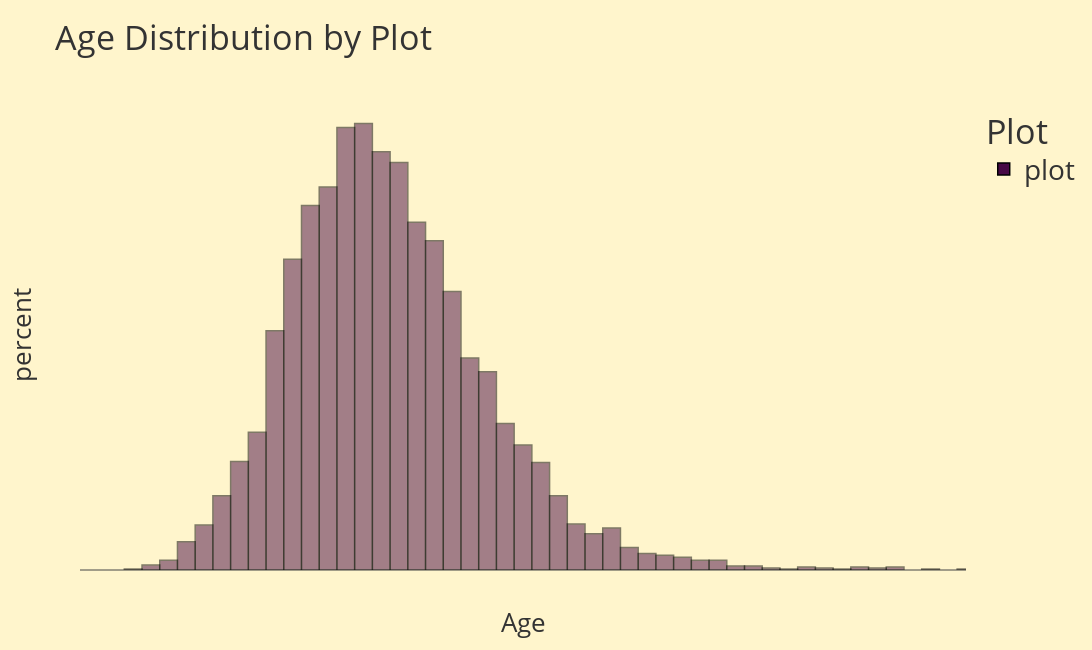
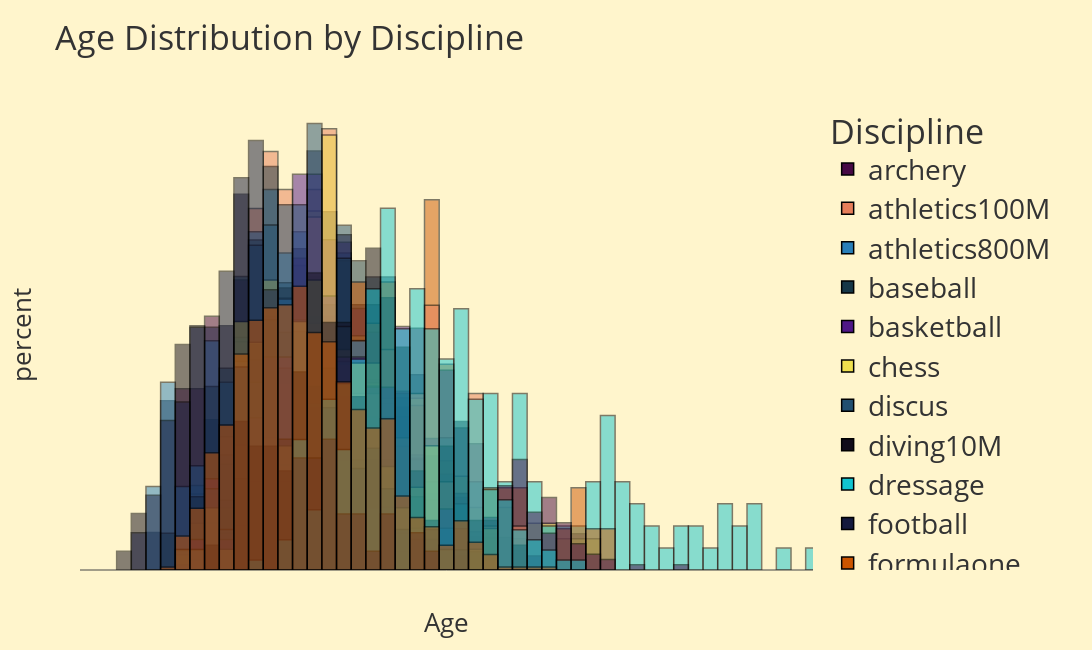
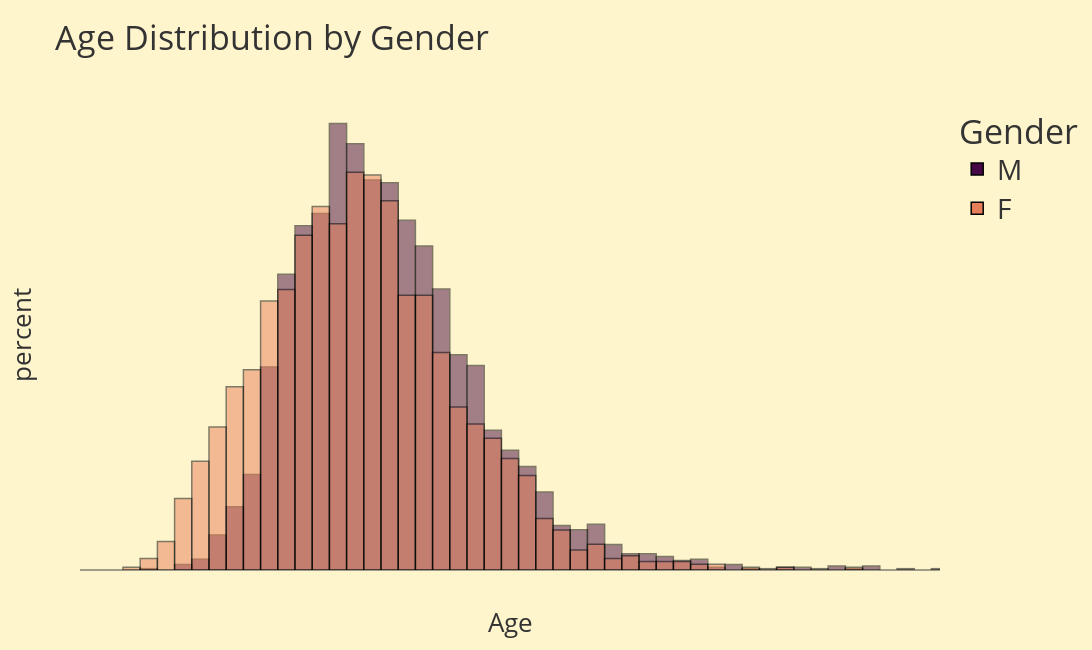

These figures' notebook cell, in order:
### Code cell
def plot_histogram(df, group_column, x_start=None, x_end=None, height=600, width=800, gender='both'):
    # Check if the provided group_column exists in the dataframe
    if group_column not in df.columns:
        print(f"Column '{group_column}' not found in dataframe.")
        return
    
    # Filter the dataframe based on the gender selection
    if gender in ['M', 'F']:
        filtered_df = df[df['gender'] == gender]
    else:
        filtered_df = df  # Keep all if 'both' is selected
    
    # Calculate median age for each group in the filtered dataframe
    medians = filtered_df.groupby(group_column)['age_at_peak'].median()
    
    # Plot histogram with each year as its own bin
    fig = px.histogram(
        filtered_df, 
        x='age_at_peak', 
        color=group_column, 
        nbins=x_end - x_start + 1 if x_start is not None and x_end is not None else None,
        title=f'Age Distribution by {group_column.capitalize()}',
        labels={'age_at_peak': 'Age', group_column: group_column.capitalize()},
        barmode='overlay',   
        histnorm='percent'   
    )
    
    # Apply styling for contiguous bars, transparency, and outline
    fig.update_traces(
        xbins=dict(size=1),  
        marker_line_width=1.5,  # Set the outline width
        marker_line_color='black',  # Set the outline color to black
        opacity=1
    )

    # Update layout, remove grid lines, and hide axis labels
    fig.update_layout(
        template='base', 
        height=height, 
        width=width,
        bargap=0,           
        bargroupgap=0,
        xaxis=dict(showgrid=False, showticklabels=False),  # Hide x-axis gridlines and labels
        yaxis=dict(showgrid=False, showticklabels=False)   # Hide y-axis gridlines and labels
    )

    # Set x-axis range if specified
    if x_start is not None and x_end is not None:
        fig.update_xaxes(range=[x_start, x_end], dtick=1)  
    
    # Display the plot
    fig.show()

# Add the 'plot' column, where it is True for 'dressage' and False for others
d_athletes['plot'] = 'plot'
plot_histogram(d_athletes, 'plot', x_start=10, x_end=60, height=650, width=1200, gender='both')
plot_histogram(d_athletes, 'discipline', x_start=10, x_end=60, height=650, width=1200, gender='both')
plot_histogram(d_athletes, 'gender', x_start=10, x_end=60, height=650, width=1200, gender='both')

### Figure 1 — Plotly figure (JSON) as saved in the notebook; plotly's stock layout.template omitted (floating-point values rounded to 4 significant figures; data arrays with more than 128 entries replaced by an {"elided": "..."} marker saying what was removed)
{"data": [{"alignmentgroup": "True", "bingroup": "x", "histnorm": "percent", "hovertemplate": "Plot=plot<br>Age=%{x}<br>percent=%{y}<extra></extra>", "legendgroup": "plot", "marker": {"color": "#470945", "line": {"color": "black", "width": 1.5}, "opacity": 0.5, "pattern": {"shape": ""}}, "name": "plot", "nbinsx": 51, "offsetgroup": "plot", "opacity": 1, "orientation": "v", "showlegend": true, "type": "histogram", "x": {"elided": "5606 int values"}, "xaxis": "x", "xbins": {"size": 1}, "yaxis": "y"}], "layout": {"bargap": 0, "bargroupgap": 0, "barmode": "overlay", "height": 650, "legend": {"title": {"text": "Plot"}, "tracegroupgap": 0}, "title": {"text": "Age Distribution by Plot"}, "width": 1200, "xaxis": {"anchor": "y", "domain": [0, 1], "dtick": 1, "range": [10, 60], "showgrid": false, "showticklabels": false, "title": {"text": "Age"}}, "yaxis": {"anchor": "x", "domain": [0, 1], "showgrid": false, "showticklabels": false, "title": {"text": "percent"}}}}

### Figure 2 — Plotly figure (JSON) as saved in the notebook; plotly's stock layout.template omitted (floating-point values rounded to 4 significant figures; data arrays with more than 128 entries replaced by an {"elided": "..."} marker saying what was removed)
{"data": [{"alignmentgroup": "True", "bingroup": "x", "histnorm": "percent", "hovertemplate": "Discipline=archery<br>Age=%{x}<br>percent=%{y}<extra></extra>", "legendgroup": "archery", "marker": {"color": "#470945", "line": {"color": "black", "width": 1.5}, "opacity": 0.5, "pattern": {"shape": ""}}, "name": "archery", "nbinsx": 51, "offsetgroup": "archery", "opacity": 1, "orientation": "v", "showlegend": true, "type": "histogram", "x": [19, 27, 27, 20, 20, 34, 19, 22, 38, 28, 31, 22, 26, 18, 30, 20, 18, 18, 21, 21, 24, 31, 24, 22, 21, 42, 17, 27, 33, 32, 31, 28, 22, 23, 27, 28, 21, 33, 36, 32, 36, 27, 42, 44, 34, 23, 26, 21, 31, 26, 28, 17, 18, 23, 17, 18, 17, 23, 21, 23, 26, 19, 29, 17, 20, 29, 21, 19, 33, 27, 25, 23, 24, 24, 19, 29, 28, 28, 19, 27, 23, 21, 19, 24], "xaxis": "x", "xbins": {"size": 1}, "yaxis": "y"}, {"alignmentgroup": "True", "bingroup": "x", "histnorm": "percent", "hovertemplate": "Discipline=athletics100M<br>Age=%{x}<br>percent=%{y}<extra></extra>", "legendgroup": "athletics100M", "marker": {"color": "#E67E5A", "line": {"color": "black", "width": 1.5}, "opacity": 0.5, "pattern": {"shape": ""}}, "name": "athletics100M", "nbinsx": 51, "offsetgroup": "athletics100M", "opacity": 1, "orientation": "v", "showlegend": true, "type": "histogram", "x": {"elided": "160 int values"}, "xaxis": "x", "xbins": {"size": 1}, "yaxis": "y"}, {"alignmentgroup": "True", "bingroup": "x", "histnorm": "percent", "hovertemplate": "Discipline=athletics800M<br>Age=%{x}<br>percent=%{y}<extra></extra>", "legendgroup": "athletics800M", "marker": {"color": "#297FB9", "line": {"color": "black", "width": 1.5}, "opacity": 0.5, "pattern": {"shape": ""}}, "name": "athletics800M", "nbinsx": 51, "offsetgroup": "athletics800M", "opacity": 1, "orientation": "v", "showlegend": true, "type": "histogram", "x": {"elided": "144 int values"}, "xaxis": "x", "xbins": {"size": 1}, "yaxis": "y"}, {"alignmentgroup": "True", "bingroup": "x", "histnorm": "percent", "hovertemplate": "Discipline=baseball<br>Age=%{x}<br>percent=%{y}<extra></extra>", "legendgroup": "baseball", "marker": {"color": "#163748", "line": {"color": "black", "width": 1.5}, "opacity": 0.5, "pattern": {"shape": ""}}, "name": "baseball", "nbinsx": 51, "offsetgroup": "baseball", "opacity": 1, "orientation": "v", "showlegend": true, "type": "histogram", "x": {"elided": "187 int values"}, "xaxis": "x", "xbins": {"size": 1}, "yaxis": "y"}, {"alignmentgroup": "True", "bingroup": "x", "histnorm": "percent", "hovertemplate": "Discipline=basketball<br>Age=%{x}<br>percent=%{y}<extra></extra>", "legendgroup": "basketball", "marker": {"color": "#4F1787", "line": {"color": "black", "width": 1.5}, "opacity": 0.5, "pattern": {"shape": ""}}, "name": "basketball", "nbinsx": 51, "offsetgroup": "basketball", "opacity": 1, "orientation": "v", "showlegend": true, "type": "histogram", "x": {"elided": "1152 int values"}, "xaxis": "x", "xbins": {"size": 1}, "yaxis": "y"}, {"alignmentgroup": "True", "bingroup": "x", "histnorm": "percent", "hovertemplate": "Discipline=chess<br>Age=%{x}<br>percent=%{y}<extra></extra>", "legendgroup": "chess", "marker": {"color": "#EFE04E", "line": {"color": "black", "width": 1.5}, "opacity": 0.5, "pattern": {"shape": ""}}, "name": "chess", "nbinsx": 51, "offsetgroup": "chess", "opacity": 1, "orientation": "v", "showlegend": true, "type": "histogram", "x": {"elided": "195 int values"}, "xaxis": "x", "xbins": {"size": 1}, "yaxis": "y"}, {"alignmentgroup": "True", "bingroup": "x", "histnorm": "percent", "hovertemplate": "Discipline=discus<br>Age=%{x}<br>percent=%{y}<extra></extra>", "legendgroup": "discus", "marker": {"color": "#214F70", "line": {"color": "black", "width": 1.5}, "opacity": 0.5, "pattern": {"shape": ""}}, "name": "discus", "nbinsx": 51, "offsetgroup": "discus", "opacity": 1, "orientation": "v", "showlegend": true, "type": "histogram", "x": {"elided": "159 int values"}, "xaxis": "x", "xbins": {"size": 1}, "yaxis": "y"}, {"alignmentgroup": "True", "bingroup": "x", "histnorm": "percent", "hovertemplate": "Discipline=diving10M<br>Age=%{x}<br>percent=%{y}<extra></extra>", "legendgroup": "diving10M", "marker": {"color": "#100B1A", "line": {"color": "black", "width": 1.5}, "opacity": 0.5, "pattern": {"shape": ""}}, "name": "diving10M", "nbinsx": 51, "offsetgroup": "diving10M", "opacity": 1, "orientation": "v", "showlegend": true, "type": "histogram", "x": {"elided": "162 int values"}, "xaxis": "x", "xbins": {"size": 1}, "yaxis": "y"}, {"alignmentgroup": "True", "bingroup": "x", "histnorm": "percent", "hovertemplate": "Discipline=dressage<br>Age=%{x}<br>percent=%{y}<extra></extra>", "legendgroup": "dressage", "marker": {"color": "#12C4CF", "line": {"color": "black", "width": 1.5}, "opacity": 0.5, "pattern": {"shape": ""}}, "name": "dressage", "nbinsx": 51, "offsetgroup": "dressage", "opacity": 1, "orientation": "v", "showlegend": true, "type": "histogram", "x": {"elided": "138 int values"}, "xaxis": "x", "xbins": {"size": 1}, "yaxis": "y"}, {"alignmentgroup": "True", "bingroup": "x", "histnorm": "percent", "hovertemplate": "Discipline=football<br>Age=%{x}<br>percent=%{y}<extra></extra>", "legendgroup": "football", "marker": {"color": "#14193D", "line": {"color": "black", "width": 1.5}, "opacity": 0.5, "pattern": {"shape": ""}}, "name": "football", "nbinsx": 51, "offsetgroup": "football", "opacity": 1, "orientation": "v", "showlegend": true, "type": "histogram", "x": {"elided": "218 int values"}, "xaxis": "x", "xbins": {"size": 1}, "yaxis": "y"}, {"alignmentgroup": "True", "bingroup": "x", "histnorm": "percent", "hovertemplate": "Discipline=formulaone<br>Age=%{x}<br>percent=%{y}<extra></extra>", "legendgroup": "formulaone", "marker": {"color": "#CC5500", "line": {"color": "black", "width": 1.5}, "opacity": 0.5, "pattern": {"shape": ""}}, "name": "formulaone", "nbinsx": 51, "offsetgroup": "formulaone", "opacity": 1, "orientation": "v", "showlegend": true, "type": "histogram", "x": [44, 40, 34, 35, 43, 44, 45, 46, 29, 33, 34, 34, 33, 27, 30, 29, 40, 31, 39, 30, 28, 32, 26, 34, 28, 26, 29, 28, 38, 29, 34, 29, 34, 31, 35, 30, 31, 35, 28, 34, 30, 31, 39, 38, 25, 26, 36, 26, 30, 31, 31, 32, 33, 34, 35, 24, 25, 28, 23, 29, 23, 24, 25, 26, 29, 30, 31, 32, 33, 34, 35, 24, 25, 26], "xaxis": "x", "xbins": {"size": 1}, "yaxis": "y"}, {"alignmentgroup": "True", "bingroup": "x", "histnorm": "percent", "hovertemplate": "Discipline=golf<br>Age=%{x}<br>percent=%{y}<extra></extra>", "legendgroup": "golf", "marker": {"color": "#470945", "line": {"color": "black", "width": 1.5}, "opacity": 0.5, "pattern": {"shape": ""}}, "name": "golf", "nbinsx": 51, "offsetgroup": "golf", "opacity": 1, "orientation": "v", "showlegend": true, "type": "histogram", "x": {"elided": "579 int values"}, "xaxis": "x", "xbins": {"size": 1}, "yaxis": "y"}, {"alignmentgroup": "True", "bingroup": "x", "histnorm": "percent", "hovertemplate": "Discipline=gridiron<br>Age=%{x}<br>percent=%{y}<extra></extra>", "legendgroup": "gridiron", "marker": {"color": "#E67E5A", "line": {"color": "black", "width": 1.5}, "opacity": 0.5, "pattern": {"shape": ""}}, "name": "gridiron", "nbinsx": 51, "offsetgroup": "gridiron", "opacity": 1, "orientation": "v", "showlegend": true, "type": "histogram", "x": [21, 22, 26, 34, 26, 27, 37, 31, 29, 32, 34, 34, 29, 35, 26, 25, 26, 29, 35, 25, 23, 30, 24, 31, 32, 34, 34, 23, 25, 27, 27, 27, 33, 34, 25, 31, 24, 33, 26, 27, 28, 29, 26, 28, 27, 30, 37, 27, 30, 28, 28, 27, 30, 32, 33, 33, 28, 27, 37, 31, 26, 31, 40, 23, 22, 37, 38, 27, 26], "xaxis": "x", "xbins": {"size": 1}, "yaxis": "y"}, {"alignmentgroup": "True", "bingroup": "x", "histnorm": "percent", "hovertemplate": "Discipline=gymnastics<br>Age=%{x}<br>percent=%{y}<extra></extra>", "legendgroup": "gymnastics", "marker": {"color": "#297FB9", "line": {"color": "black", "width": 1.5}, "opacity": 0.5, "pattern": {"shape": ""}}, "name": "gymnastics", "nbinsx": 51, "offsetgroup": "gymnastics", "opacity": 1, "orientation": "v", "showlegend": true, "type": "histogram", "x": {"elided": "146 int values"}, "xaxis": "x", "xbins": {"size": 1}, "yaxis": "y"}, {"alignmentgroup": "True", "bingroup": "x", "histnorm": "percent", "hovertemplate": "Discipline=highjump<br>Age=%{x}<br>percent=%{y}<extra></extra>", "legendgroup": "highjump", "marker": {"color": "#163748", "line": {"color": "black", "width": 1.5}, "opacity": 0.5, "pattern": {"shape": ""}}, "name": "highjump", "nbinsx": 51, "offsetgroup": "highjump", "opacity": 1, "orientation": "v", "showlegend": true, "type": "histogram", "x": {"elided": "166 int values"}, "xaxis": "x", "xbins": {"size": 1}, "yaxis": "y"}, {"alignmentgroup": "True", "bingroup": "x", "histnorm": "percent", "hovertemplate": "Discipline=hockey<br>Age=%{x}<br>percent=%{y}<extra></extra>", "legendgroup": "hockey", "marker": {"color": "#4F1787", "line": {"color": "black", "width": 1.5}, "opacity": 0.5, "pattern": {"shape": ""}}, "name": "hockey", "nbinsx": 51, "offsetgroup": "hockey", "opacity": 1, "orientation": "v", "showlegend": true, "type": "histogram", "x": [30, 24, 23, 35, 25, 28, 27, 28, 29, 30, 32, 32, 33, 32, 35, 26, 32, 28, 31, 30, 27, 26, 25, 25, 31, 30, 29, 32, 23, 24, 27, 29, 24, 28, 29, 26, 31, 29, 32, 34, 32, 25, 26, 26, 27, 26, 21, 22, 23, 23, 31, 25, 26, 25, 26, 22, 18, 19, 20, 21, 22, 23, 24, 25, 22, 27, 28, 26, 30, 27, 24, 21, 30, 31, 32, 26, 25, 31, 25, 29, 28, 26, 19, 22, 23, 29, 25, 25, 27, 26, 27, 27, 19, 26, 25, 24, 23, 24, 25, 28], "xaxis": "x", "xbins": {"size": 1}, "yaxis": "y"}, {"alignmentgroup": "True", "bingroup": "x", "histnorm": "percent", "hovertemplate": "Discipline=javelin<br>Age=%{x}<br>percent=%{y}<extra></extra>", "legendgroup": "javelin", "marker": {"color": "#EFE04E", "line": {"color": "black", "width": 1.5}, "opacity": 0.5, "pattern": {"shape": ""}}, "name": "javelin", "nbinsx": 51, "offsetgroup": "javelin", "opacity": 1, "orientation": "v", "showlegend": true, "type": "histogram", "x": {"elided": "147 int values"}, "xaxis": "x", "xbins": {"size": 1}, "yaxis": "y"}, {"alignmentgroup": "True", "bingroup": "x", "histnorm": "percent", "hovertemplate": "Discipline=longjump<br>Age=%{x}<br>percent=%{y}<extra></extra>", "legendgroup": "longjump", "marker": {"color": "#214F70", "line": {"color": "black", "width": 1.5}, "opacity": 0.5, "pattern": {"shape": ""}}, "name": "longjump", "nbinsx": 51, "offsetgroup": "longjump", "opacity": 1, "orientation": "v", "showlegend": true, "type": "histogram", "x": {"elided": "150 int values"}, "xaxis": "x", "xbins": {"size": 1}, "yaxis": "y"}, {"alignmentgroup": "True", "bingroup": "x", "histnorm": "percent", "hovertemplate": "Discipline=marathon<br>Age=%{x}<br>percent=%{y}<extra></extra>", "legendgroup": "marathon", "marker": {"color": "#100B1A", "line": {"color": "black", "width": 1.5}, "opacity": 0.5, "pattern": {"shape": ""}}, "name": "marathon", "nbinsx": 51, "offsetgroup": "marathon", "opacity": 1, "orientation": "v", "showlegend": true, "type": "histogram", "x": [23, 21, 25, 22, 21, 19, 28, 26, 21, 22, 30, 28, 31, 24, 21, 31, 29, 28, 35, 31, 36, 30, 28, 31, 21, 32, 33, 24, 34, 24, 29, 38, 26, 30, 34, 30, 35, 36, 30, 28, 31, 26, 32, 31, 24, 36, 27, 27, 25, 23, 40, 26, 29, 27, 30, 25, 29, 37, 27, 32, 29, 25, 32, 22, 25, 25, 25, 26, 23, 22, 27, 26, 33, 29, 35, 22, 36, 21, 23, 30, 30, 32, 26, 30, 36, 31, 31, 33, 35, 33, 27, 31, 26, 30, 28, 27, 28, 26, 37, 23, 32, 30, 28, 27, 30, 26, 32, 31, 38, 36, 30, 25, 28, 29, 32, 32, 27, 27, 26, 26, 31, 28, 35], "xaxis": "x", "xbins": {"size": 1}, "yaxis": "y"}, {"alignmentgroup": "True", "bingroup": "x", "histnorm": "percent", "hovertemplate": "Discipline=mma<br>Age=%{x}<br>percent=%{y}<extra></extra>", "legendgroup": "mma", "marker": {"color": "#12C4CF", "line": {"color": "black", "width": 1.5}, "opacity": 0.5, "pattern": {"shape": ""}}, "name": "mma", "nbinsx": 51, "offsetgroup": "mma", "opacity": 1, "orientation": "v", "showlegend": true, "type": "histogram", "x": {"elided": "303 int values"}, "xaxis": "x", "xbins": {"size": 1}, "yaxis": "y"}, {"alignmentgroup": "True", "bingroup": "x", "histnorm": "percent", "hovertemplate": "Discipline=swimming100m<br>Age=%{x}<br>percent=%{y}<extra></extra>", "legendgroup": "swimming100m", "marker": {"color": "#14193D", "line": {"color": "black", "width": 1.5}, "opacity": 0.5, "pattern": {"shape": ""}}, "name": "swimming100m", "nbinsx": 51, "offsetgroup": "swimming100m", "opacity": 1, "orientation": "v", "showlegend": true, "type": "histogram", "x": {"elided": "163 int values"}, "xaxis": "x", "xbins": {"size": 1}, "yaxis": "y"}, {"alignmentgroup": "True", "bingroup": "x", "histnorm": "percent", "hovertemplate": "Discipline=tennis<br>Age=%{x}<br>percent=%{y}<extra></extra>", "legendgroup": "tennis", "marker": {"color": "#CC5500", "line": {"color": "black", "width": 1.5}, "opacity": 0.5, "pattern": {"shape": ""}}, "name": "tennis", "nbinsx": 51, "offsetgroup": "tennis", "opacity": 1, "orientation": "v", "showlegend": true, "type": "histogram", "x": {"elided": "987 int values"}, "xaxis": "x", "xbins": {"size": 1}, "yaxis": "y"}], "layout": {"bargap": 0, "bargroupgap": 0, "barmode": "overlay", "height": 650, "legend": {"title": {"text": "Discipline"}, "tracegroupgap": 0}, "title": {"text": "Age Distribution by Discipline"}, "width": 1200, "xaxis": {"anchor": "y", "domain": [0, 1], "dtick": 1, "range": [10, 60], "showgrid": false, "showticklabels": false, "title": {"text": "Age"}}, "yaxis": {"anchor": "x", "domain": [0, 1], "showgrid": false, "showticklabels": false, "title": {"text": "percent"}}}}

### Figure 3 — Plotly figure (JSON) as saved in the notebook; plotly's stock layout.template omitted (floating-point values rounded to 4 significant figures; data arrays with more than 128 entries replaced by an {"elided": "..."} marker saying what was removed)
{"data": [{"alignmentgroup": "True", "bingroup": "x", "histnorm": "percent", "hovertemplate": "Gender=M<br>Age=%{x}<br>percent=%{y}<extra></extra>", "legendgroup": "M", "marker": {"color": "#470945", "line": {"color": "black", "width": 1.5}, "opacity": 0.5, "pattern": {"shape": ""}}, "name": "M", "nbinsx": 51, "offsetgroup": "M", "opacity": 1, "orientation": "v", "showlegend": true, "type": "histogram", "x": {"elided": "3813 int values"}, "xaxis": "x", "xbins": {"size": 1}, "yaxis": "y"}, {"alignmentgroup": "True", "bingroup": "x", "histnorm": "percent", "hovertemplate": "Gender=F<br>Age=%{x}<br>percent=%{y}<extra></extra>", "legendgroup": "F", "marker": {"color": "#E67E5A", "line": {"color": "black", "width": 1.5}, "opacity": 0.5, "pattern": {"shape": ""}}, "name": "F", "nbinsx": 51, "offsetgroup": "F", "opacity": 1, "orientation": "v", "showlegend": true, "type": "histogram", "x": {"elided": "1792 int values"}, "xaxis": "x", "xbins": {"size": 1}, "yaxis": "y"}], "layout": {"bargap": 0, "bargroupgap": 0, "barmode": "overlay", "height": 650, "legend": {"title": {"text": "Gender"}, "tracegroupgap": 0}, "title": {"text": "Age Distribution by Gender"}, "width": 1200, "xaxis": {"anchor": "y", "domain": [0, 1], "dtick": 1, "range": [10, 60], "showgrid": false, "showticklabels": false, "title": {"text": "Age"}}, "yaxis": {"anchor": "x", "domain": [0, 1], "showgrid": false, "showticklabels": false, "title": {"text": "percent"}}}}
